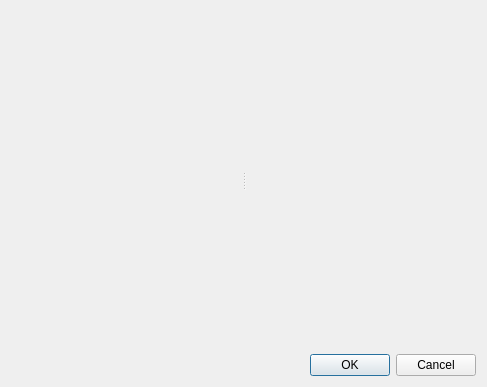
<?xml version="1.0" encoding="UTF-8"?>
<ui version="4.0">
 <class>MigrationDialog</class>
 <widget class="QDialog" name="MigrationDialog">
  <property name="geometry">
   <rect>
    <x>0</x>
    <y>0</y>
    <width>487</width>
    <height>387</height>
   </rect>
  </property>
  <property name="windowTitle">
   <string>Dialog</string>
  </property>
  <layout class="QVBoxLayout" name="verticalLayout">
   <item>
    <widget class="QSplitter" name="splitter">
     <property name="orientation">
      <enum>Qt::Horizontal</enum>
     </property>
     <widget class="QWidget" name="fromWidget" native="true"/>
     <widget class="QWidget" name="toWidget" native="true"/>
    </widget>
   </item>
   <item>
    <widget class="QDialogButtonBox" name="buttonBox">
     <property name="orientation">
      <enum>Qt::Horizontal</enum>
     </property>
     <property name="standardButtons">
      <set>QDialogButtonBox::Cancel|QDialogButtonBox::Ok</set>
     </property>
    </widget>
   </item>
  </layout>
 </widget>
 <resources/>
 <connections>
  <connection>
   <sender>buttonBox</sender>
   <signal>accepted()</signal>
   <receiver>MigrationDialog</receiver>
   <slot>accept()</slot>
   <hints>
    <hint type="sourcelabel">
     <x>248</x>
     <y>254</y>
    </hint>
    <hint type="destinationlabel">
     <x>157</x>
     <y>274</y>
    </hint>
   </hints>
  </connection>
  <connection>
   <sender>buttonBox</sender>
   <signal>rejected()</signal>
   <receiver>MigrationDialog</receiver>
   <slot>reject()</slot>
   <hints>
    <hint type="sourcelabel">
     <x>316</x>
     <y>260</y>
    </hint>
    <hint type="destinationlabel">
     <x>286</x>
     <y>274</y>
    </hint>
   </hints>
  </connection>
 </connections>
</ui>
